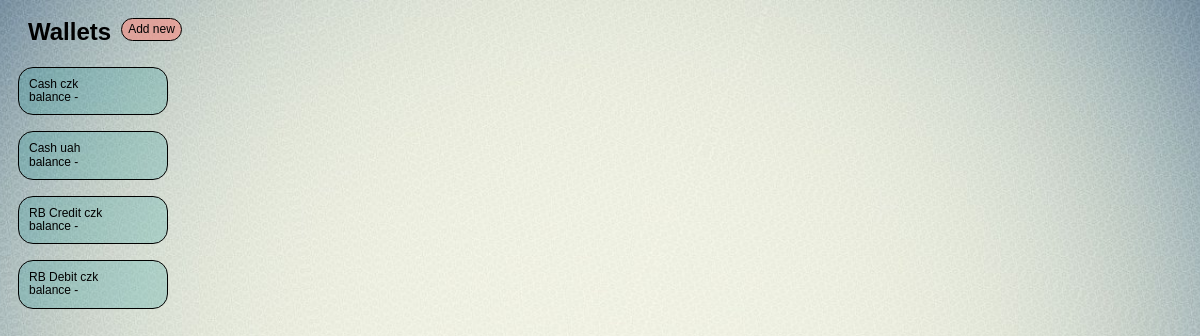
Page /finance/ on the earlier database version.
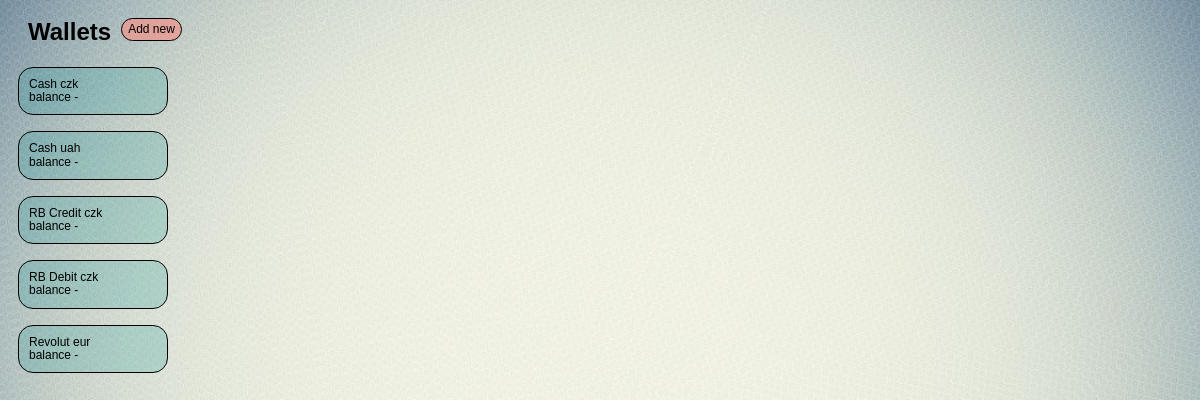
Same page on the later database version.
### finance/models.py (models this page shows, shortened)
class Wallet(models.Model):
    W_TYPES = (
        ('a', 'account'),
        ('b', 'bank account'),
        ('c', 'cash'),
        )
    w_name = models.CharField(max_length=20, verbose_name = 'Wallet name')
    w_ticker = models.CharField(max_length=3, verbose_name = 'Currency ticker')
    w_type = models.CharField(max_length=1, choices=W_TYPES, verbose_name = 'Type')
    w_bank = models.CharField(max_length=25, verbose_name = 'Bank name', blank=True)
    initial_balance = models.DecimalField(max_digits=9, decimal_places=2, verbose_name = 'Initial balance', default=0.00)
    f_name = models.CharField(max_length=24, blank=True, verbose_name='Full wallet name')
    class Meta:
        verbose_name = 'wallet'
        verbose_name_plural = 'wallets'
        ordering = ['w_name']

### finance/views.py (the view)
# urls.py: path('', home, name = 'home'),
def home(request):
    wlts = Wallet.objects.order_by('w_name')
    return render(request, 'finance/home.html', {'wlts':wlts})

### finance/templates/finance/home.html (shortened to what this page needs)
{% load static %}
<html>
    <head>
        <link rel='stylesheet' type='text/css' href="{% static 'finance/style.css' %}">
    </head>
    <body>
        <div>
            <div class='nav_H'>
                <div class="wallet">Wallets</div>
                <button class="btn btn_add_wlt" onclick="location.href='{% url 'create_wlt' %}'">Add new</button>
            </div>
            {% for wlt in wlts %}
                <p><button class="btn btn_wlts" onclick="location.href='{% url 'home_wlt' wlt.pk %}'">{{wlt.f_name}}<br>balance - </button></p>
            {% endfor %}
        </div>
    </body>
</html>

Differences in the rows shown:
added Wallet: f_name "Revolut eur"
